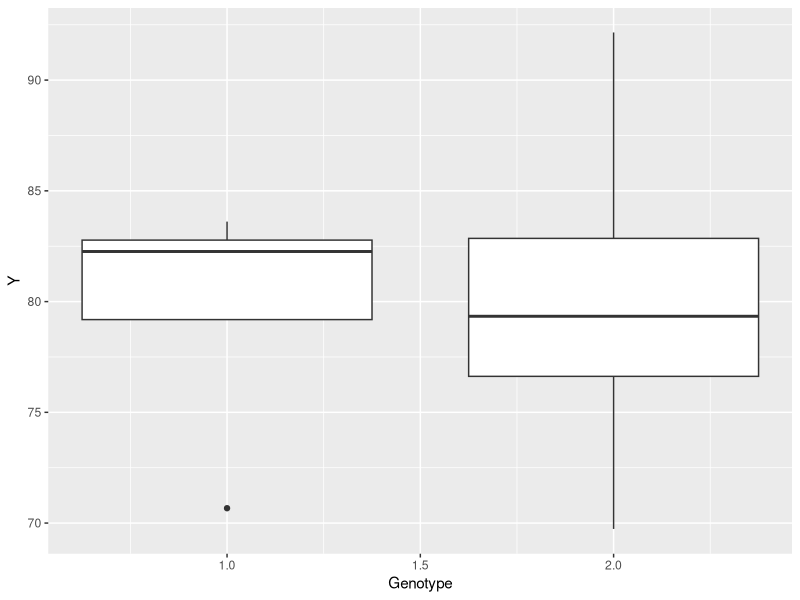
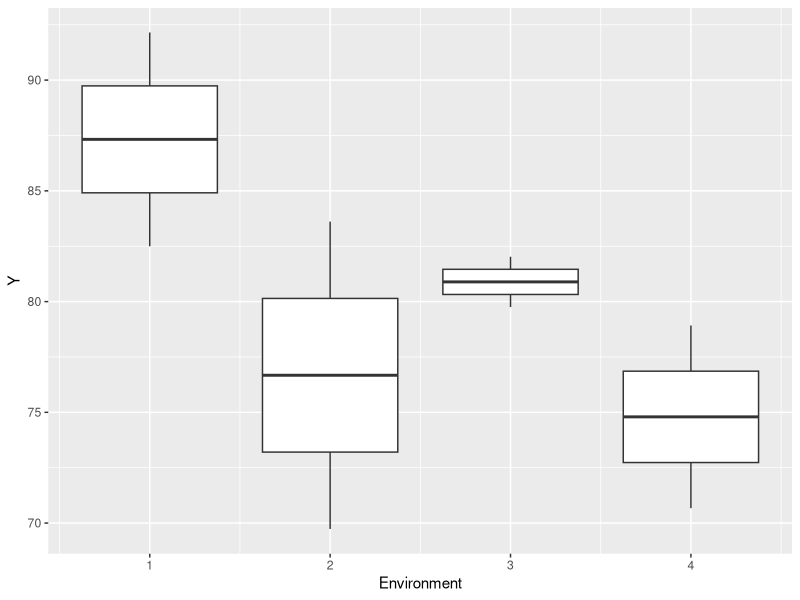

These figures' R source, in order:
library(ggplot2)
library(truncnorm)

sim.data <- function(values){
  
  I <- values$I
  J <- values$J
  Q <- values$Q
  N <- I*J
  
  m <- values$m
  s.mu <- values$s.mu
  s.alpha <- values$s.alpha
  s.beta <- values$s.beta
  s.lambda <- values$s.lambda
  sigma.E <- values$sigma.E
  
  # Generate mu
  mu <- rnorm(1, mean = m, sd = s.mu)
  
  # Generate alpha
  alpha <- rnorm(I,0,s.alpha)
  
  # Generate beta
  beta <- rnorm(J,0,s.beta)
  
  # Generate lambda
  lambda <- matrix(sort(rtruncnorm(Q, a=0,mean = 0, sd = s.lambda)),ncol = 1)

  # Generate gamma
  gamma <- matrix(NA, nrow = I ,ncol = Q)
  gamma[1,] <- rtruncnorm(Q, a=0)
  for(k in 2:nrow(gamma)){
    gamma[k,] <- rnorm(Q)
  }
  
  # Generate delta
  delta <- matrix(rnorm(J*Q), nrow = J ,ncol = Q)
  
  
  # Now simulate the values
  G_by_E = expand.grid(1:I, 1:J)
  
  for (k in 1:length(lambda)) {
    blin <- lambda[k]*gamma[G_by_E[,1],k]*delta[G_by_E[,2],k]
  }
  
  mu_ij = mu_ij = mu + alpha[G_by_E[,1]] + beta[G_by_E[,2]] + blin
  Y = rnorm(N, mu_ij, sigma.E)
  
  # Can create some plots
  p.gen <- qplot(x = G_by_E[,1], y = Y, geom = 'boxplot', group = G_by_E[,1], xlab = 'Genotype')
  p.env <- qplot(x = G_by_E[,2], y = Y, geom = 'boxplot', group = G_by_E[,2], xlab = 'Environment')
  
  return(list(Y = Y, p.gen = p.gen, p.env = p.env))
  
}


values <- list(I = 2,
               J = 4,
               Q = 1,
               m = 90,
               s.mu = 10,
               s.alpha = 10,
               s.beta = 10,
               s.lambda = 10,
               sigma.E = 2)


sim.data(values = values)
